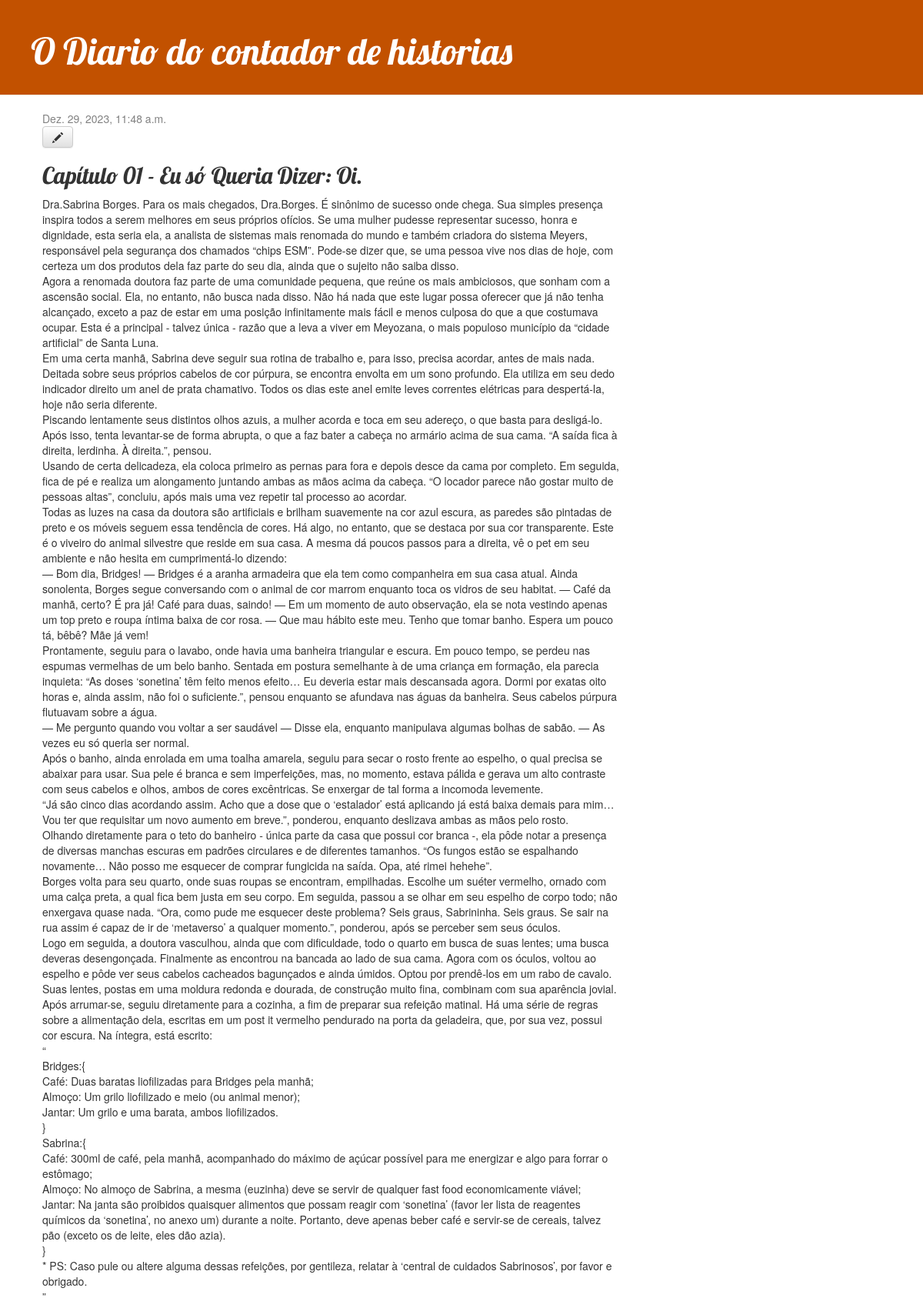
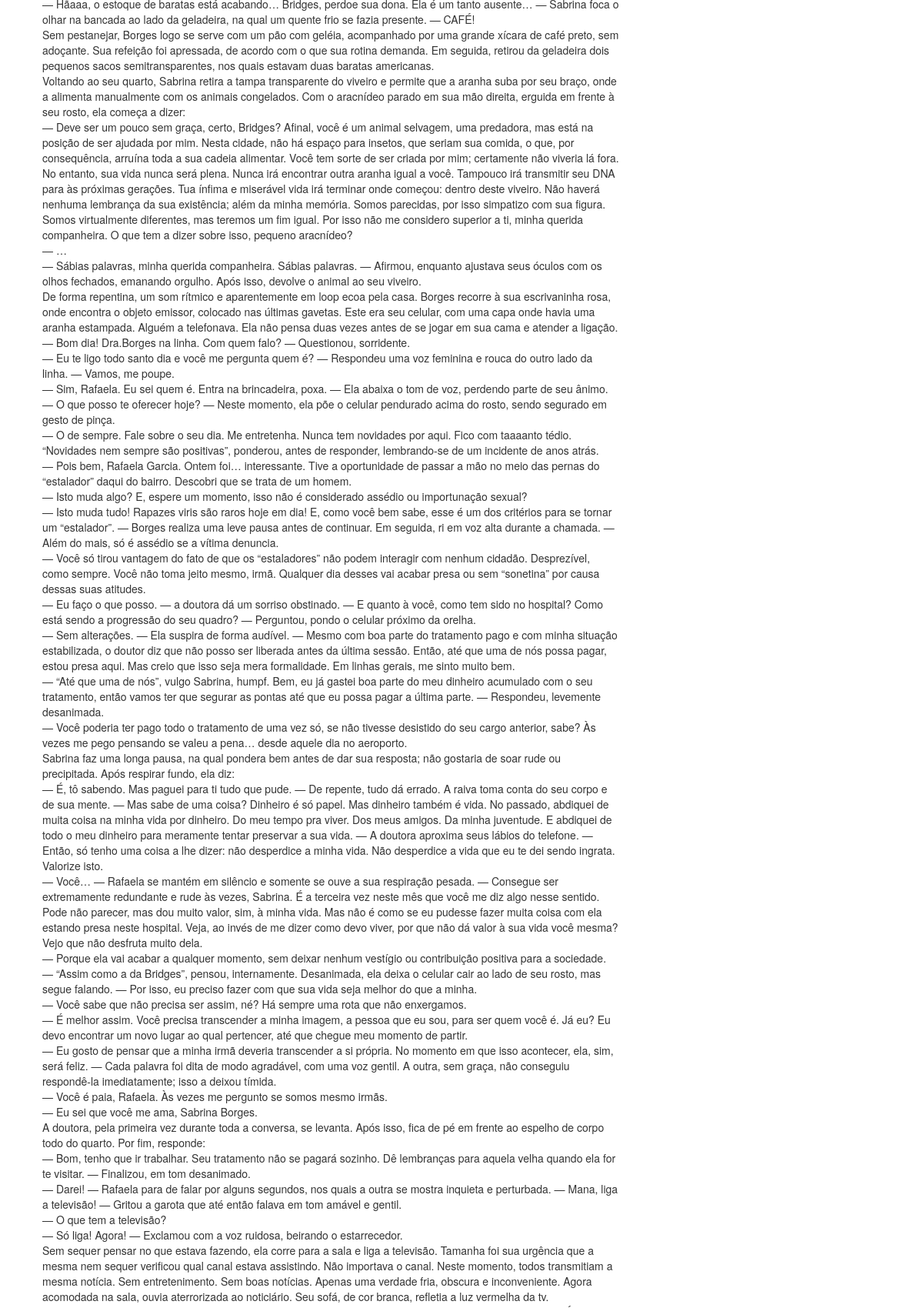
The app's page /post/4/ (upper part) with its own data (2 pictures, top to bottom).
### blog/models.py (models this page shows, shortened)
class Post(models.Model):
    author = models.ForeignKey(settings.AUTH_USER_MODEL, on_delete=models.CASCADE)
    title = models.CharField(max_length=200)
    text = models.TextField()
    created_date = models.DateTimeField(default=timezone.now)
    published_date = models.DateTimeField(blank=True, null=True)

### blog/views.py (the view)
# urls.py: path('post/<int:pk>/', views.post_detail, name='post_detail'),
def post_detail(request, pk):
    post = get_object_or_404(Post, pk=pk)
    return render(request, 'blog/post_detail.html', {'post': post})

### blog/templates/blog/post_detail.html
{% extends 'blog/base.html' %}
{% block content %}
    <div class="post">
        {% if post.published_date %}
            <div class="date">
                {{ post.published_date }}
            </div>
        {% endif %}
        <a class="btn btn-default" href="{% url 'post_edit' pk=post.pk %}"><span class="glyphicon glyphicon-pencil"></span></a>
        <h2>{{ post.title }}</h2>
        <p>{{ post.text|linebreaksbr }}</p>
    </div>
{% endblock %}

### blog/static/css/blog.css (style rules this page uses)
h1, h2, h3, h4 { font-family: 'Lobster', cursive; }
.date { color: #828282; }
.post { margin-bottom: 70px; }

### records on screen
Post: published_date "Dez. 29, 2023, 11:48 a.m.", title "Capítulo 01 - Eu só Queria Dizer: Oi.", text "Dra.Sabrina Borges. Para os mais chegados, Dra.Borges. É sinônimo de sucesso onde chega. Sua simples presença inspira todos a serem melhores em seus próprios ofícios. Se uma mulher pudesse representar sucesso, honra e dignidade, esta seria ela, a analista de sistemas mais renomada do mundo e também criadora do sistema Meyers, responsável pela segurança dos chamados “chips ESM”. Pode-se dizer que, se uma pessoa vive nos dias de hoje, com certeza um dos produtos dela faz parte do seu dia, ainda que o sujeito não saiba disso. Agora a renomada doutora faz parte de uma comunidade pequena, que reúne os mais ambiciosos, que sonham com a ascensão social. Ela, no entanto, não busca nada disso. Não…"
